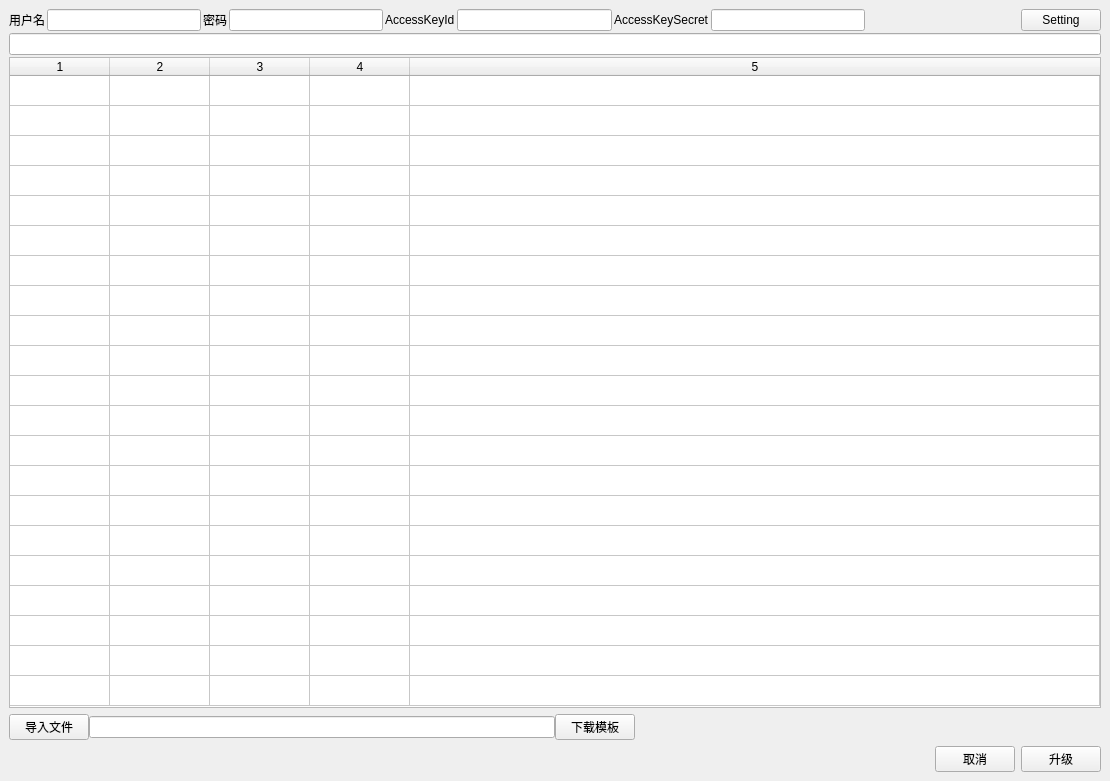
<?xml version="1.0" encoding="UTF-8"?>
<ui version="4.0">
 <class>MainWindow</class>
 <widget class="QMainWindow" name="MainWindow">
  <property name="geometry">
   <rect>
    <x>0</x>
    <y>0</y>
    <width>1110</width>
    <height>781</height>
   </rect>
  </property>
  <property name="minimumSize">
   <size>
    <width>0</width>
    <height>0</height>
   </size>
  </property>
  <property name="maximumSize">
   <size>
    <width>16777215</width>
    <height>16777215</height>
   </size>
  </property>
  <property name="windowTitle">
   <string>云升级</string>
  </property>
  <widget class="QWidget" name="centralwidget">
   <layout class="QVBoxLayout" name="verticalLayout_2">
    <item>
     <layout class="QVBoxLayout" name="verticalLayout">
      <property name="spacing">
       <number>2</number>
      </property>
      <item>
       <layout class="QHBoxLayout" name="horizontalLayout_number">
        <item>
         <widget class="QLabel" name="username_label">
          <property name="text">
           <string>用户名</string>
          </property>
         </widget>
        </item>
        <item>
         <widget class="QLineEdit" name="username_lineEdit"/>
        </item>
        <item>
         <widget class="QLabel" name="password_label">
          <property name="text">
           <string>密码</string>
          </property>
         </widget>
        </item>
        <item>
         <widget class="QLineEdit" name="password_lineEdit"/>
        </item>
        <item>
         <widget class="QLabel" name="access_key_id_label">
          <property name="text">
           <string>AccessKeyId</string>
          </property>
         </widget>
        </item>
        <item>
         <widget class="QLineEdit" name="access_key_id_lineEdit"/>
        </item>
        <item>
         <widget class="QLabel" name="access_key_secret_label">
          <property name="text">
           <string>AccessKeySecret</string>
          </property>
         </widget>
        </item>
        <item>
         <widget class="QLineEdit" name="access_key_secret_lineEdit"/>
        </item>
        <item>
         <spacer name="horizontalSpacer">
          <property name="orientation">
           <enum>Qt::Horizontal</enum>
          </property>
          <property name="sizeHint" stdset="0">
           <size>
            <width>40</width>
            <height>20</height>
           </size>
          </property>
         </spacer>
        </item>
        <item>
         <widget class="QPushButton" name="setting_Button">
          <property name="text">
           <string>Setting</string>
          </property>
         </widget>
        </item>
       </layout>
      </item>
      <item>
       <widget class="QLineEdit" name="message_lineEdit">
        <property name="focusPolicy">
         <enum>Qt::NoFocus</enum>
        </property>
       </widget>
      </item>
      <item>
       <widget class="QTableWidget" name="upgrade_detail_TableWidget">
        <property name="rowCount">
         <number>21</number>
        </property>
        <property name="columnCount">
         <number>5</number>
        </property>
        <attribute name="horizontalHeaderVisible">
         <bool>true</bool>
        </attribute>
        <attribute name="horizontalHeaderCascadingSectionResizes">
         <bool>true</bool>
        </attribute>
        <attribute name="horizontalHeaderHighlightSections">
         <bool>true</bool>
        </attribute>
        <attribute name="horizontalHeaderShowSortIndicator" stdset="0">
         <bool>true</bool>
        </attribute>
        <attribute name="horizontalHeaderStretchLastSection">
         <bool>true</bool>
        </attribute>
        <attribute name="verticalHeaderVisible">
         <bool>false</bool>
        </attribute>
        <attribute name="verticalHeaderHighlightSections">
         <bool>true</bool>
        </attribute>
        <row/>
        <row/>
        <row/>
        <row/>
        <row/>
        <row/>
        <row/>
        <row/>
        <row/>
        <row/>
        <row/>
        <row/>
        <row/>
        <row/>
        <row/>
        <row/>
        <row/>
        <row/>
        <row/>
        <row/>
        <row/>
        <column/>
        <column/>
        <column/>
        <column/>
        <column/>
       </widget>
      </item>
     </layout>
    </item>
    <item>
     <layout class="QHBoxLayout" name="horizontalLayout_File">
      <property name="spacing">
       <number>0</number>
      </property>
      <item>
       <widget class="QPushButton" name="input_file_Button">
        <property name="text">
         <string>导入文件</string>
        </property>
       </widget>
      </item>
      <item>
       <widget class="QLineEdit" name="lineEdit_filePath"/>
      </item>
      <item>
       <widget class="QPushButton" name="download_file_Button">
        <property name="text">
         <string>下载模板</string>
        </property>
       </widget>
      </item>
      <item>
       <spacer name="horizontalSpacer_2">
        <property name="orientation">
         <enum>Qt::Horizontal</enum>
        </property>
        <property name="sizeHint" stdset="0">
         <size>
          <width>40</width>
          <height>20</height>
         </size>
        </property>
       </spacer>
      </item>
     </layout>
    </item>
    <item>
     <layout class="QHBoxLayout" name="horizontalLayout_Bottom">
      <item>
       <spacer name="horizontalSpacer_3">
        <property name="orientation">
         <enum>Qt::Horizontal</enum>
        </property>
        <property name="sizeHint" stdset="0">
         <size>
          <width>40</width>
          <height>20</height>
         </size>
        </property>
       </spacer>
      </item>
      <item>
       <widget class="QPushButton" name="cancel_Button">
        <property name="text">
         <string>取消</string>
        </property>
       </widget>
      </item>
      <item>
       <widget class="QPushButton" name="upgrade_Button">
        <property name="text">
         <string>升级</string>
        </property>
       </widget>
      </item>
     </layout>
    </item>
   </layout>
  </widget>
 </widget>
 <resources/>
 <connections/>
</ui>
